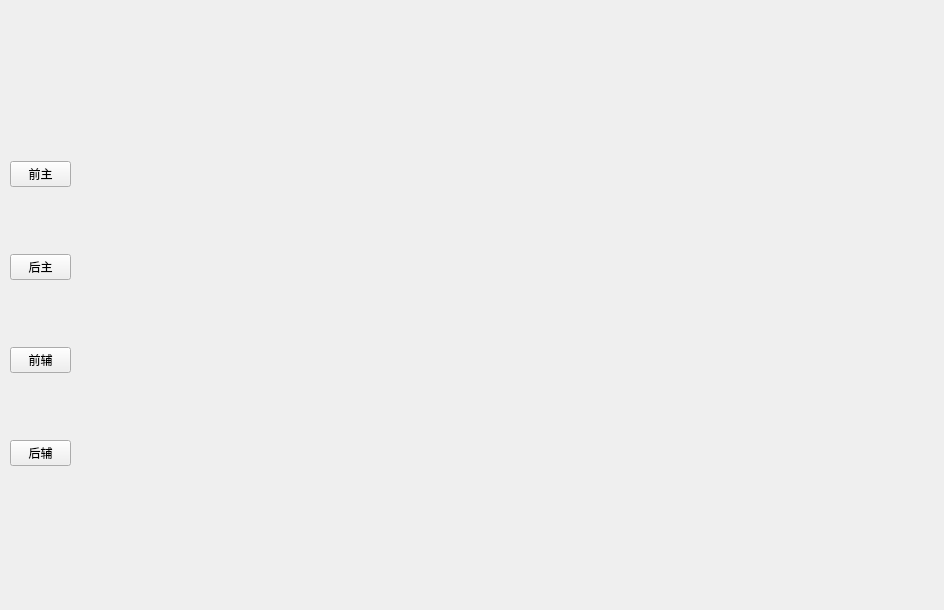
<?xml version="1.0" encoding="UTF-8"?>
<ui version="4.0">
 <class>AlgorithmSelectWidget</class>
 <widget class="QWidget" name="AlgorithmSelectWidget">
  <property name="geometry">
   <rect>
    <x>0</x>
    <y>0</y>
    <width>944</width>
    <height>610</height>
   </rect>
  </property>
  <property name="windowTitle">
   <string notr="true">Form</string>
  </property>
  <widget class="UiGroupWidget" name="widget" native="true">
   <property name="geometry">
    <rect>
     <x>110</x>
     <y>10</y>
     <width>811</width>
     <height>61</height>
    </rect>
   </property>
  </widget>
  <widget class="QWidget" name="">
   <property name="geometry">
    <rect>
     <x>10</x>
     <y>100</y>
     <width>61</width>
     <height>431</height>
    </rect>
   </property>
   <layout class="QVBoxLayout" name="verticalLayout">
    <item>
     <widget class="QPushButton" name="pushButton">
      <property name="text">
       <string notr="true">前主</string>
      </property>
     </widget>
    </item>
    <item>
     <widget class="QPushButton" name="pushButton_2">
      <property name="text">
       <string notr="true">后主</string>
      </property>
     </widget>
    </item>
    <item>
     <widget class="QPushButton" name="pushButton_3">
      <property name="text">
       <string notr="true">前辅</string>
      </property>
     </widget>
    </item>
    <item>
     <widget class="QPushButton" name="pushButton_4">
      <property name="text">
       <string notr="true">后辅</string>
      </property>
     </widget>
    </item>
   </layout>
  </widget>
 </widget>
 <customwidgets>
  <customwidget>
   <class>UiGroupWidget</class>
   <extends>QWidget</extends>
   <header location="global">../uikits/src/UiGroupWidget.h</header>
   <container>1</container>
  </customwidget>
 </customwidgets>
 <resources/>
 <connections/>
</ui>
